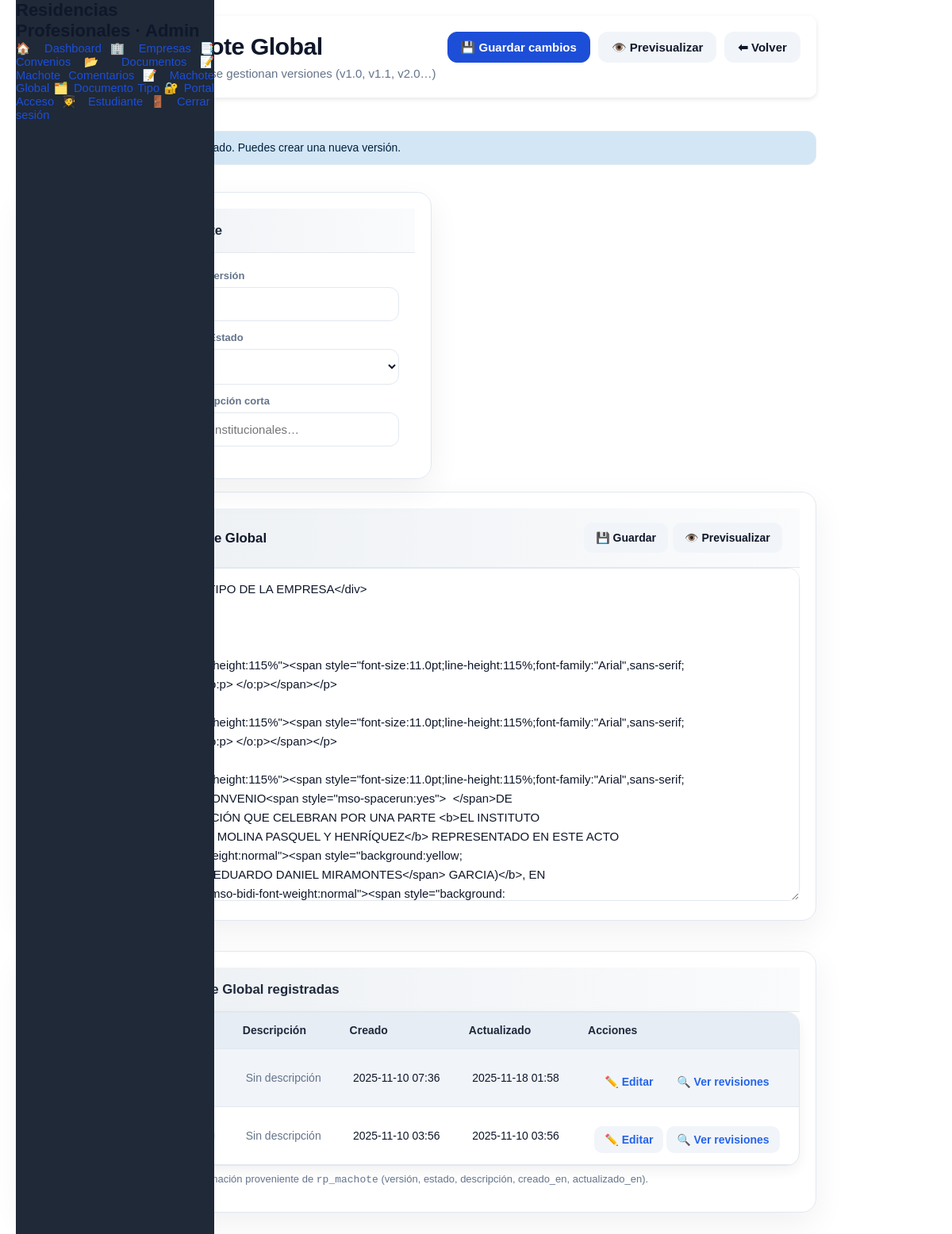
The app's page /recidencia/handler/machoteglobal/machote_edit_handler.php, older data.
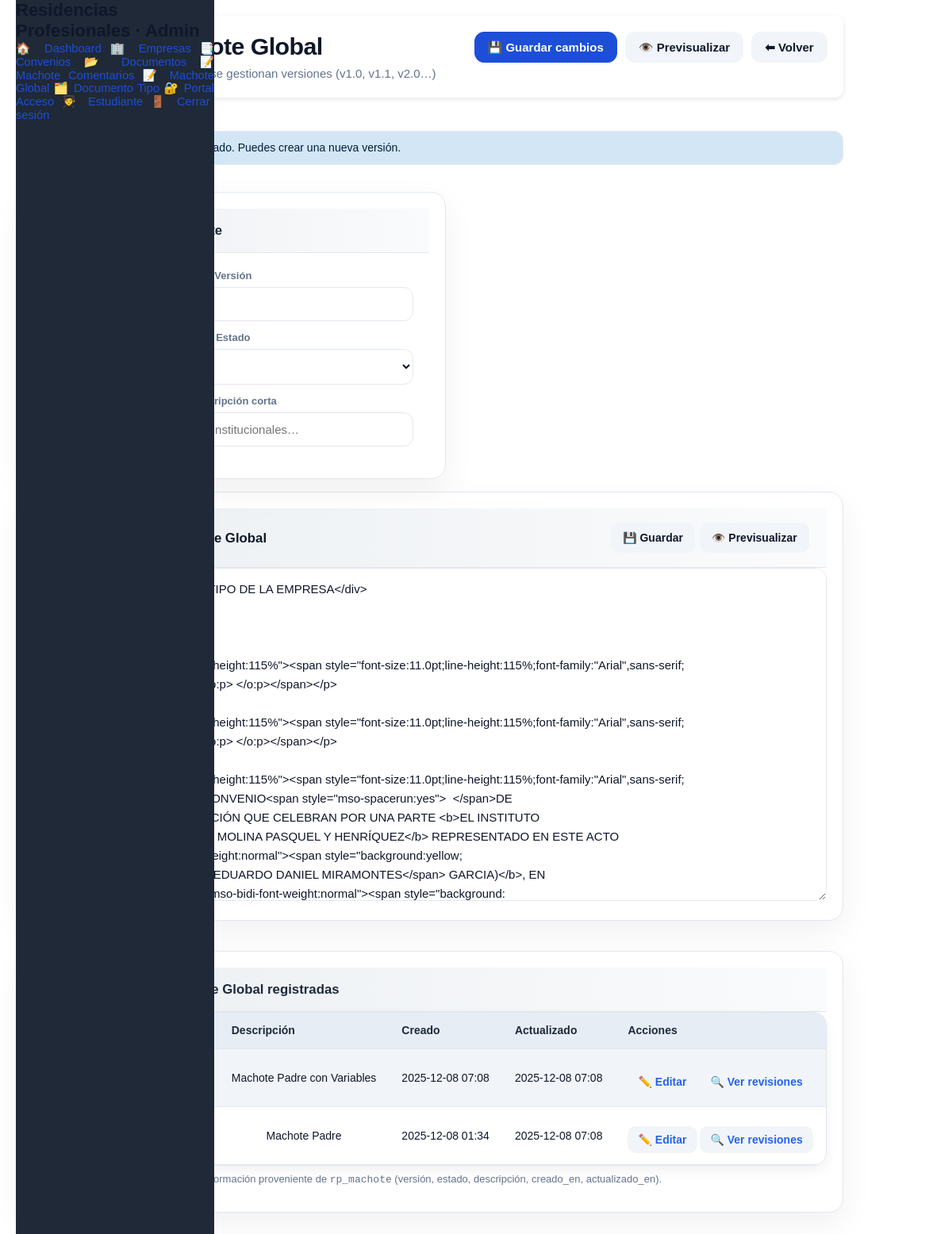
The same page, newer data.
### tables this page shows
CREATE TABLE `rp_machote` (
  `id` bigint NOT NULL AUTO_INCREMENT,
  `version` varchar(50) NOT NULL,
  `descripcion` text,
  `estado` enum('vigente','borrador','archivado') DEFAULT 'borrador',
  `contenido_html` longtext,
  `archivo_pdf` varchar(255) DEFAULT NULL,
  `creado_en` datetime DEFAULT CURRENT_TIMESTAMP,
  `actualizado_en` datetime DEFAULT CURRENT_TIMESTAMP ON UPDATE CURRENT_TIMESTAMP,
  PRIMARY KEY (`id`),
  UNIQUE KEY `uk_machote_version` (`version`)
);

### recidencia/handler/machoteglobal/machote_edit_handler.php (called while the page is built, shortened)
<?php
require_once __DIR__ . '/../../controller/machoteglobal/MachoteGlobalController.php';
$controller = new MachoteGlobalController();
$machotesListado = $controller->listarMachotes();
$machote = null;
$id = isset($_GET['id']) ? (int)$_GET['id'] : 0;
include __DIR__ . '/../../view/machoteglobal/machote_edit.php';

### recidencia/controller/machoteglobal/MachoteGlobalController.php (called while the page is built, shortened)
<?php
require_once __DIR__ . '/../../model/machoteglobal/MachoteGlobalModel.php';
final class MachoteGlobalController
{
    private MachoteGlobalModel $model;
    public function __construct()
    {
        $connection = Database::getConnection();
        $this->model = new MachoteGlobalModel($connection);
    }
    public function listarMachotes(): array
    {
        try {
            return $this->model->getAllMachotes();
        } catch (Throwable $e) {
            return [];
        }
    }
}

### recidencia/model/machoteglobal/MachoteGlobalModel.php (called while the page is built, shortened)
<?php
final class MachoteGlobalModel
{
    public function getAllMachotes(): array
    {
        try {
            $sql = "SELECT id, version, descripcion, estado, creado_en, actualizado_en
                    FROM rp_machote
                    ORDER BY creado_en DESC";
            $stmt = $this->connection->prepare($sql);
            $stmt->execute();
            return $stmt->fetchAll(PDO::FETCH_ASSOC);
        } catch (PDOException $e) {
            return [];
        }
    }
}

### recidencia/common/helpers/machoteglobal_helper.php (called while the page is built, shortened)
<?php
function machote_global_estado_badge(string $estado): string
{
    return match ($estado) {
        'vigente' => 'badge vigente',
        'archivado' => 'badge archivado',
        default => 'badge borrador',
    };
}
function machote_global_format_datetime(?string $value): string
{
    $timestamp = strtotime($value);
    return date('Y-m-d H:i', $timestamp);
}

### recidencia/view/machoteglobal/machote_edit.php (the view, shortened to what this page needs)
<?php
require_once __DIR__ . '/../../common/helpers/machoteglobal_helper.php';
if (!function_exists('machote_global_load_template_body')) {
    function machote_global_load_template_body(string $filePath): string
    {
        $raw = file_get_contents($filePath);
        if (preg_match('/<body[^>]*>(.*?)<\/body>/is', $raw, $matches)) {
            return trim($matches[1]);
        }
        return trim($raw);
    }
}
$machoteData = is_array($machote) ? $machote : [];
$machoteId = $machoteData['id'] ?? ($id ?? null);
$versionValue = (string)($machoteData['version'] ?? '');
$descripcionValue = (string)($machoteData['descripcion'] ?? '');
$estadoValue = (string)($machoteData['estado'] ?? 'borrador');
$contenidoHtmlValue = (string)($machoteData['contenido_html'] ?? '');
$templateCssWebPath = '../../templates/machote_oficial_v1_content.css';
$templateHtmlPath = __DIR__ . '/../../templates/machote_oficial_v1_content.html';
if (trim($contenidoHtmlValue) === '') {
    $contenidoDesdePlantilla = machote_global_load_template_body($templateHtmlPath);
    if ($contenidoDesdePlantilla !== '') {
        $contenidoHtmlValue = $contenidoDesdePlantilla;
    } else {
        $contenidoHtmlValue = '<p style="color:#b91c1c;">No se encontro la plantilla oficial (machote_oficial_v1_content.html)</p>';
    }
}
$versionHtml = htmlspecialchars($versionValue, ENT_QUOTES, 'UTF-8');
$descripcionHtml = htmlspecialchars($descripcionValue, ENT_QUOTES, 'UTF-8');
$contenidoHtml = $contenidoHtmlValue;
$estadoSeleccionado = in_array($estadoValue, ['vigente', 'borrador', 'archivado'], true)
    ? $estadoValue
    : 'borrador';
$machotesListado = $machotesListado ?? [];
$notFound = ($machoteId !== null && $machote === null && $_SERVER['REQUEST_METHOD'] !== 'POST');
$actionUrl = 'machote_edit.php' . ($machoteId ? '?id=' . urlencode((string)$machoteId) : '');
?>
<!DOCTYPE html>
<html lang="es">
<head>
  <link rel="stylesheet" href="../../assets/css/modules/machoteglobal/machoteglobaledit.css" />
  <link rel="stylesheet" href="<?php echo htmlspecialchars($templateCssWebPath, ENT_QUOTES, 'UTF-8'); ?>" />
</head>
<body>
  <div class="app">
    <?php include __DIR__ . '/../../layout/sidebar.php'; ?>
    <main class="main">
      <div class="topbar">
        <div class="title">
          <h2>✏️ <?php echo $machoteId ? 'Editar Machote Global' : 'Nuevo Machote Global'; ?></h2>
          <p class="subtitle">Plantilla institucional base · Aquí se gestionan versiones (v1.0, v1.1, v2.0…)</p>
        </div>
        <div class="actions">
          <button type="submit" class="btn primary" form="machoteForm">💾 Guardar cambios</button>
          <button type="button" class="btn" id="btnPre" data-preview>👁️ Previsualizar</button>
          <a href="machote_global_list.php" class="btn">⬅ Volver</a>
        </div>
      </div>
      <?php if ($notFound) : ?>
        <div class="alert info">ℹ️ No se encontró el machote solicitado. Puedes crear una nueva versión.</div>
      <?php endif; ?>
      <form id="machoteForm" method="post" action="<?php echo $actionUrl; ?>">
        <section class="grid">
          <div class="card">
            <header>🧩 Metadatos del machote</header>
            <div class="row">
              <div>
                <label for="version">Versión</label>
                <input type="text" id="version" name="version" placeholder="Ej. Inst v1.3" value="<?php echo $versionHtml; ?>" required />
              </div>
              <div>
                <label for="estado">Estado</label>
                <select id="estado" name="estado">
                  <option value="borrador" <?php echo $estadoSeleccionado === 'borrador' ? 'selected' : ''; ?>>Borrador</option>
                </select>
              </div>
              <div class="full">
                <label for="descripcion">Descripción corta</label>
                <input type="text" id="descripcion" name="descripcion" placeholder="Breve resumen de cambios institucionales…" value="<?php echo $descripcionHtml; ?>" />
              </div>
            </div>
          </div>
        </section>
        <section class="card" style="margin-top:16px">
          <header style="display:flex;justify-content:space-between;align-items:center;">
            <strong>🧾 Contenido del Machote Global</strong>
            <div style="display:flex; gap:6px">
              <button type="submit" class="btn small" form="machoteForm">💾 Guardar</button>
              <button type="button" class="btn small" data-preview>👁️ Previsualizar</button>
            </div>
          </header>
          <textarea id="editor" name="contenido_html"><?php echo $contenidoHtml; ?></textarea>
        </section>
      </form>
      <section class="card" style="margin-top:16px">
        <header>📚 Versiones del Machote Global registradas</header>
        <div class="table-wrapper">
          <table>
            <thead>
              <tr>
                <th>#</th>
                <th>Versión</th>
                <th>Estado</th>
                <th>Descripción</th>
                <th>Creado</th>
                <th>Actualizado</th>
                <th>Acciones</th>
              </tr>
            </thead>
            <tbody id="verTable">
              <?php if (empty($machotesListado)) : ?>
                <tr>
                  <td colspan="7" style="text-align:center; padding:20px; color:#64748b;">Aún no hay machotes registrados.</td>
                </tr>
              <?php else : ?>
                <?php foreach ($machotesListado as $index => $item) :
                    $listId = (int)($item['id'] ?? 0);
                    $listVersion = htmlspecialchars((string)($item['version'] ?? ''), ENT_QUOTES, 'UTF-8');
                    $listDescripcion = trim((string)($item['descripcion'] ?? ''));
                    $listDescripcion = $listDescripcion !== ''
                        ? nl2br(htmlspecialchars($listDescripcion, ENT_QUOTES, 'UTF-8'))
                        : '<span style="color:#64748b;">Sin descripción</span>';
                    $listEstado = machote_global_estado_badge((string)($item['estado'] ?? 'borrador'));
                    $listEstadoLabel = machote_global_estado_label((string)($item['estado'] ?? 'borrador'));
                    $listCreado = machote_global_format_datetime($item['creado_en'] ?? null);
                    $listActualizado = machote_global_format_datetime($item['actualizado_en'] ?? null);
                ?>
                  <tr>
                    <td><?php echo $index + 1; ?></td>
                    <td><strong><?php echo $listVersion !== '' ? $listVersion : '—'; ?></strong></td>
                    <td><span class="<?php echo $listEstado; ?>"><?php echo $listEstadoLabel; ?></span></td>
                    <td><?php echo $listDescripcion; ?></td>
                    <td><?php echo $listCreado; ?></td>
                    <td><?php echo $listActualizado; ?></td>
                    <td>
                      <a href="machote_edit.php?id=<?php echo $listId; ?>" class="btn small">✏️ Editar</a>
                      <a href="machote_revisar.php?id=<?php echo $listId; ?>" class="btn small">🔍 Ver revisiones</a>
                    </td>
                  </tr>
                <?php endforeach; ?>
              <?php endif; ?>
            </tbody>
          </table>
        </div>
        <p class="hint" style="margin-top:8px">Información proveniente de <code>rp_machote</code> (versión, estado, descripción, creado_en, actualizado_en).</p>
      </section>
    </main>
  </div>
</body>
</html>

### recidencia/layout/sidebar.php (shortened to what this page needs)
<aside class="sidebar">
  <div class="brand">
    <h1>Residencias Profesionales · Admin</h1>
  </div>
  <nav class="nav">
    <a href="../dashboard/dashboard.php"> 🏠 Dashboard</a>
    <a href="../empresa/empresa_list.php">🏢 Empresas</a>
    <a href="../convenio/convenio_list.php">📑 Convenios</a>
    <a href="../documentos/documento_list.php">📂 Documentos</a>
    <a href="../machote/machote_list.php">📝 Machote Comentarios</a>
    <a href="../machoteglobal/machote_global_list.php">📝 Machote Global</a>
    <a href="../documentotipo/documentotipo_list.php">🗂️ Documento Tipo</a>
    <a href="../portalacceso/portal_list.php">🔐 Portal Acceso</a>
    <a href="../estudiante/estudiante_list.php">🧑‍🎓 Estudiante</a>
    <a href="../../../common/logout.php">🚪 Cerrar sesión</a>
  </nav>
</aside>

### recidencia/assets/css/modules/machoteglobal/machoteglobaledit.css (style rules this page uses)
.main { display: flex; flex-direction: column; gap: 22px; padding: 0 6px 30px; }
.topbar { display: flex; justify-content: space-between; align-items: flex-start; gap: 14px; flex-wrap: wrap; }
.topbar h2 { margin: 0; color: var(--ink); font-size: 1.9rem; letter-spacing: -0.02em; }
.topbar .subtitle { margin: 6px 0 0; color: var(--muted); font-size: 15px; line-height: 1.4; }
.topbar .actions { display: flex; gap: 10px; flex-wrap: wrap; align-items: center; }
.topbar .btn { border-radius: 12px; font-weight: 750; }
.card { background: var(--panel); border-radius: 18px; border: 1px solid var(--border); box-shadow: 0 14px 40px rgba(15, 23, 42, 0.06); overflow: hidden; }
.card > header { padding: 18px 22px; font-weight: 800; font-size: 1.05rem; color: var(--ink-800); background: linear-gradient(90deg, rgba(0, 51, 102, 0.08), rgba(0, 51, 102, 0.02)); border-bottom: 1px solid var(--border); display: flex; align-items: center; gap: 10px; }
.card .content, .card .row { padding: 20px; }
.grid { display: grid; grid-template-columns: 1.1fr 1fr; gap: 14px; }
.row { display: grid; gap: 12px 14px; grid-template-columns: repeat(auto-fit, minmax(220px, 1fr)); align-items: start; }
.row label { display: inline-block; margin-bottom: 6px; font-weight: 700; color: var(--muted); font-size: 13px; }
.row input, .row select { width: 100%; border: 1px solid var(--border); border-radius: 12px; padding: 12px 13px; font-size: 15px; background: #fff; color: var(--ink); transition: border .2s ease, box-shadow .2s ease; }
.row .full { grid-column: 1 / -1; }
.hint { color: var(--muted); font-size: 13px; line-height: 1.4; }
.actions .btn.small, .card .btn.small { border-radius: 10px; padding: 10px 14px; font-weight: 750; }
#editor { width: 100%; min-height: 420px; border: 1px solid var(--border); border-radius: 14px; padding: 14px; background: #fff; color: var(--ink); font-size: 15px; line-height: 1.6; resize: vertical; }
.table-wrapper { overflow-x: auto; border: 1px solid var(--border); border-radius: 16px; background: var(--panel); box-shadow: 0 6px 16px rgba(15, 23, 42, 0.06); }
.table-wrapper table { width: 100%; border-collapse: separate; border-spacing: 0; }
.table-wrapper th, .table-wrapper td { padding: 14px 16px; border-bottom: 1px solid var(--border); font-size: 14px; color: var(--ink); }
.table-wrapper thead th { background: var(--surface-subtle); text-align: left; font-weight: 750; color: var(--ink-800); }
.table-wrapper tbody tr:nth-child(odd) { background: var(--row-alt); }
.table-wrapper td .btn.small { padding: 8px 12px; border-radius: 10px; font-weight: 700; }
.table-wrapper td span.vigente { background: var(--success-100); color: var(--success-700); border: 1px solid var(--success-200); }
.table-wrapper td span.borrador { background: var(--surface-info); color: var(--primary-600); border: 1px solid var(--border); }
.alert { border-radius: 12px; padding: 12px 14px; font-size: 14px; border: 1px solid var(--border); }
.alert.info { background: var(--surface-info); border-color: var(--border); color: var(--primary-700); }

### recidencia/templates/machote_oficial_v1_content.css (style rules this page uses)
body { font-family: "Arial", sans-serif; font-size: 11pt; line-height: 1.15; color: #000; text-align: justify; background: #fff; margin: 0; padding: 0; }
p { margin: 0 0 8pt 0; line-height: 1.15; }
b, strong { font-weight: bold; }

### portalempresa/assets/css/base/base.css (style rules this page uses)
:root { font-size: 16px; }
body { background: var(--bg); color: var(--ink); font-family: "Inter", "Segoe UI", system-ui, sans-serif; line-height: 1.5; }
h1, h2, h3, h4, h5, h6 { color: var(--ink-strong, var(--ink)); line-height: 1.2; }
p, ul, ol { color: var(--ink); }
strong { color: var(--ink-strong, var(--ink)); }

### recidencia/assets/DashboardCSS/layout/containers.css (style rules this page uses)
.app { display: grid; grid-template-columns: 280px 1fr; gap: 20px; min-height: 100vh; padding: 20px; }
.main { display: grid; grid-template-rows: auto auto 1fr; gap: 20px; }

### portalempresa/assets/css/layout/grid.css (style rules this page uses)
.grid { display: grid; gap: 16px; }

### recidencia/assets/css/components/buttons.css (style rules this page uses)
.btn { display: inline-flex; align-items: center; gap: 6px; padding: 10px 16px; border-radius: 10px; border: 1px solid transparent; background: #f1f5f9; color: #0f172a; font-weight: 600; font-size: 15px; cursor: pointer; transition: 0.20s ease-in-out; }
.btn.primary { background: var(--primary); color: #fff; border-color: var(--primary); }
.btn.small { padding: 6px 10px; font-size: 14px; border-radius: 8px; }

### portalempresa/assets/css/components/forms.css (style rules this page uses)
.input, input[type="text"], input[type="number"], input[type="email"], input[type="password"], select, textarea { width: 100%; padding: 12px; border: 1px solid var(--border); border-radius: var(--radius-sm); font-size: 1rem; transition: var(--transition); background: #fff; }

Row changes from the older to the newer data that the page shows:
changed rp_machote: descripcion (not shown) → "Machote Padre con Variables"; creado_en "2025-11-10 07:36" → "2025-12-08 07:08"; actualizado_en "2025-11-18 01:58" → "2025-12-08 07:08"; no longer shows "Sin descripción"
changed rp_machote: descripcion (not shown) → "Machote Padre"; creado_en "2025-11-10 03:56" → "2025-12-08 01:34"; actualizado_en "2025-11-10 03:56" → "2025-12-08 07:08"; no longer shows "Sin descripción"
